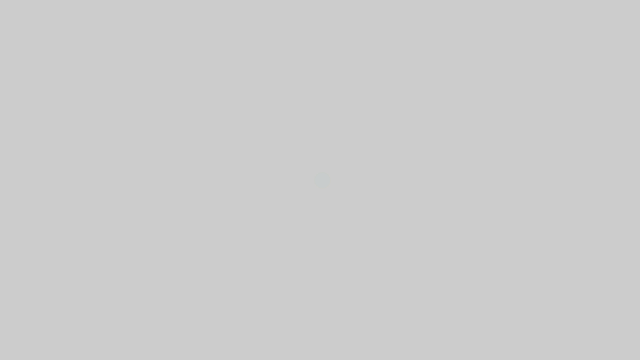
Frame 1 (no input)
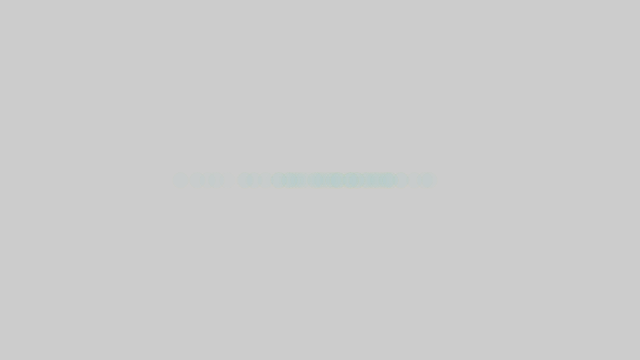
Frame 60 (the mouse pressed at the canvas centre just before this capture)
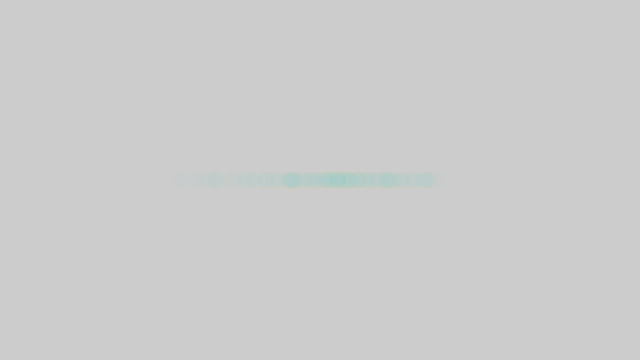
Frame 120 (the mouse held since frame 60 and released just before this capture)

The Processing sketch that drew these frames (run headless with seeded random() and noise(); from frame 60 on, the mouse is pressed at the canvas centre):

// Processing sketch: random_walks_gaussian
// ── random_walks_gaussian.pde
import java.util.Random;

Random generator;

void setup() {
  size(640,360);
  generator = new Random();
}

void draw() {
  float num = (float) generator.nextGaussian(); // nextGaussian returns a double
  
  float sd = 60;
  float mean = 320;
  
  float x = sd * num + mean;
  
  float red = (float) generator.nextGaussian();
  float red_mean = 127.5;
  float red_sd = 30;
  float r = red * red_sd + red_mean;
  
  //noStroke();
  stroke(200,200,r,10);
  fill(r,200,200,10);
  ellipse(x,180,16,16);
}
